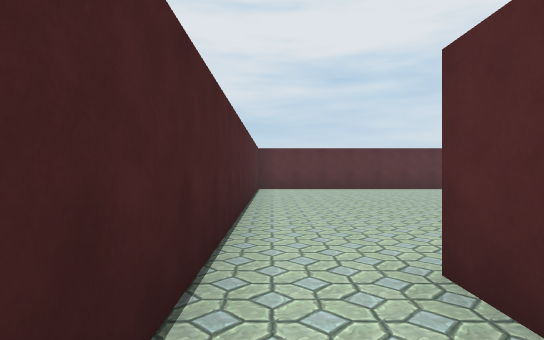
view 1 (above)

20 first-person views from a walk through a scene from a Unity 3-D project. The camera is 1.4 m above the floor, looks level and sees 80° across. The floor is counted in squares, 2 m on a side. Each view is taken from the middle of a square. On the plan, view 1 faces up. The plan holds only what a view shows up to about 10 squares ahead; the rest is blank. The place goes on beyond the plan. The player is left out.

view 2
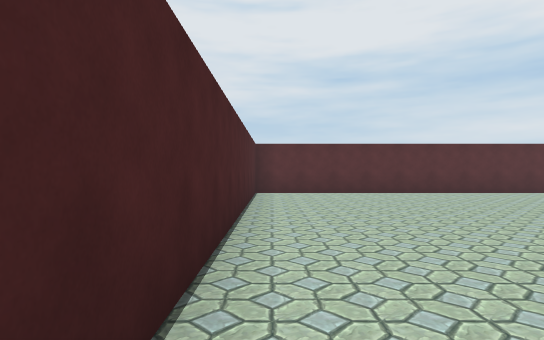

view 3
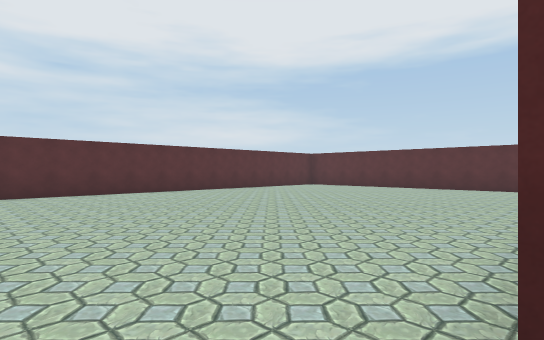

view 4
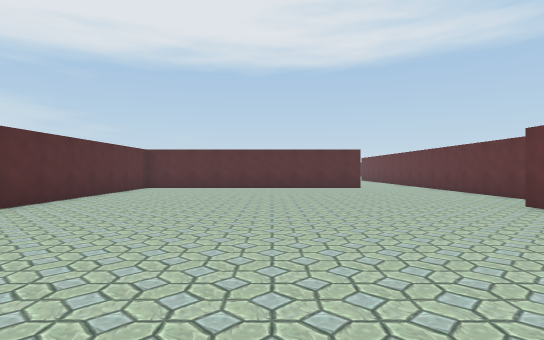

view 5
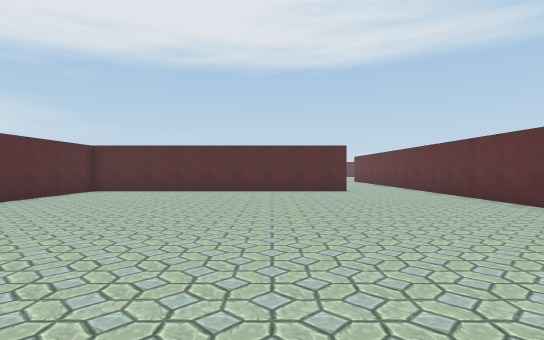

view 6
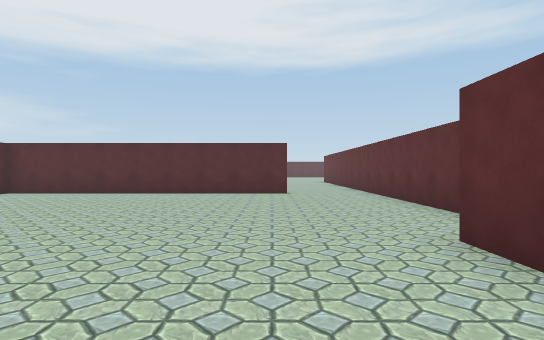

view 7
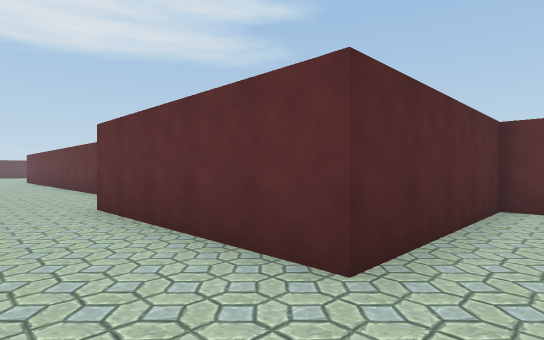

view 8
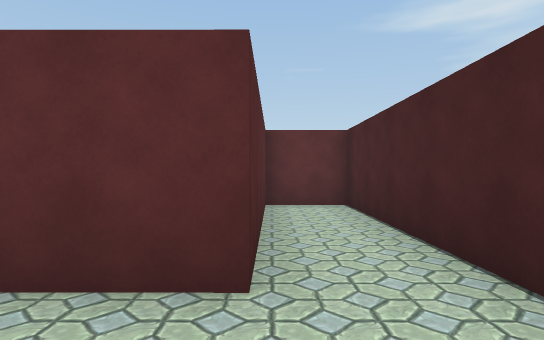

view 9
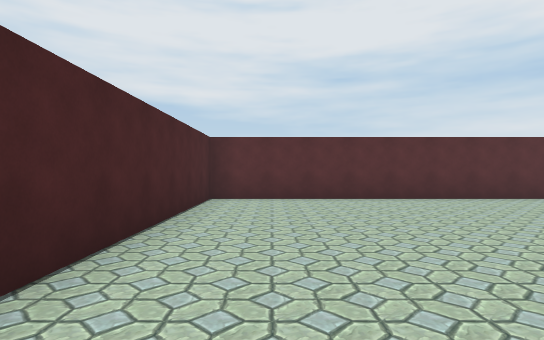

view 10
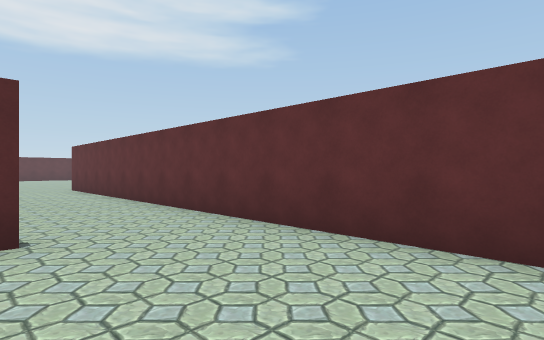

view 11
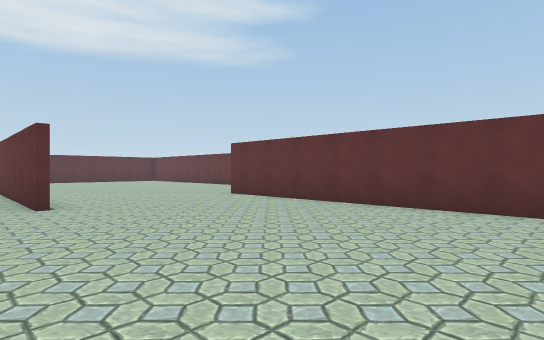

view 12
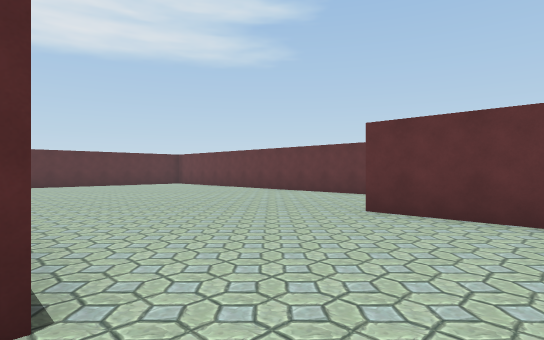

view 13
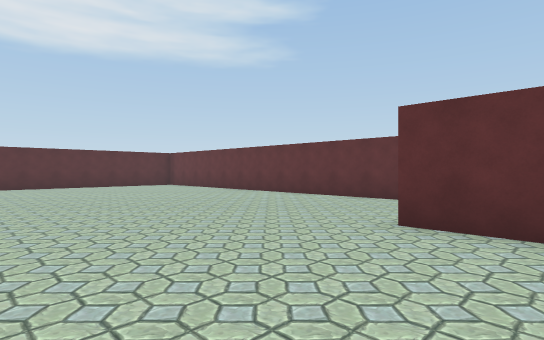

view 14
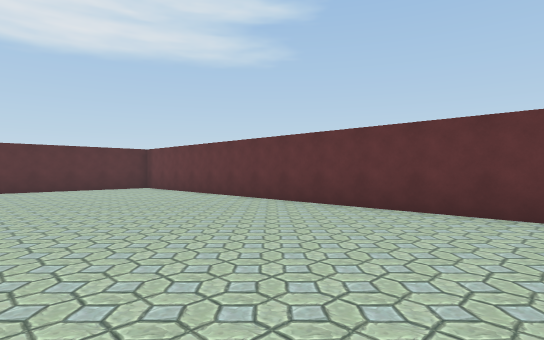

view 15
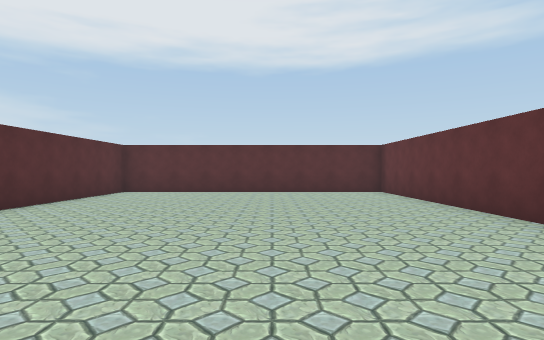

view 16
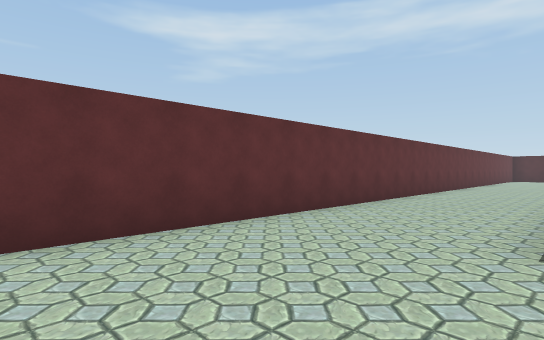

view 17
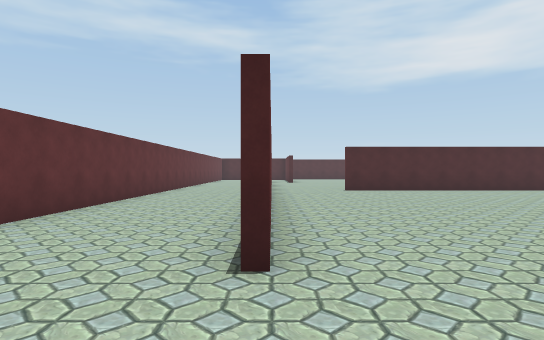

view 18
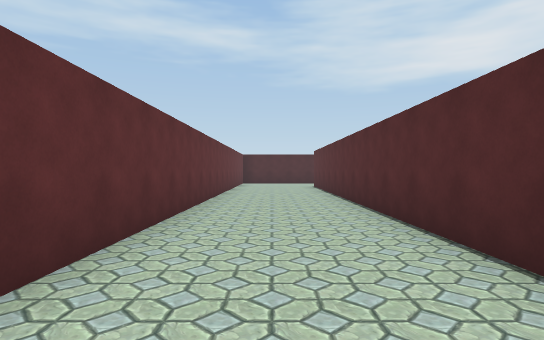

view 19
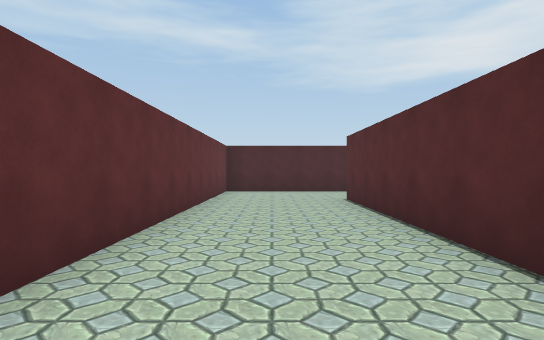

view 20
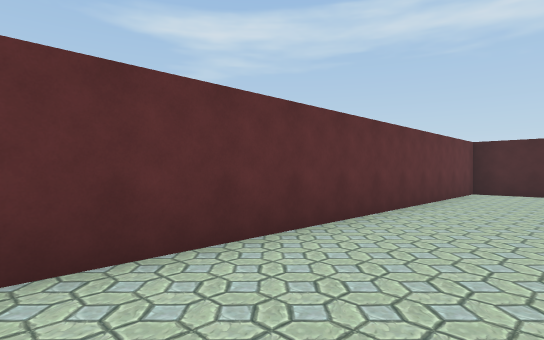

### Floor plan
Key: @ floor where view 1 was taken; # wall or solid block; . floor.
Columns run from 1 left of view 1 to 35 right of it. Each row starts with its distance up from view 1.
 12 ###############
 11 #.............#
 10 #.............#
  9 #.............#.
  8 #.............#..
  7 #.............#......
  6 #.............#.......######   #####
  5 #.............#.....................
  4 #.............#.....................
  3 #...................................
  2 #.######............................#
  1 #.#...#################.............#
  0 #@#.................................
 -1 #.#.................................
 -2 #.#.................................
 -3 ####################################

Positions as (right, up) in squares from view 1, and headings:
1: (0, 0), facing up
2: (0, 2), facing up
3: (0, 2), facing up-right
4: (0, 7), facing right
5: (2, 6), facing right
6: (3, 4), facing right
7: (0, 4), facing down-right
8: (1, 4), facing down
9: (1, 4), facing up
10: (9, 4), facing down-right
11: (14, 7), facing down-right
12: (19, 6), facing down-right
13: (20, 5), facing down-right
14: (22, 3), facing down-right
15: (24, 1), facing right
16: (25, 1), facing down-left
17: (24, 1), facing left
18: (18, -1), facing left
19: (12, -1), facing left
20: (12, 0), facing down-left
